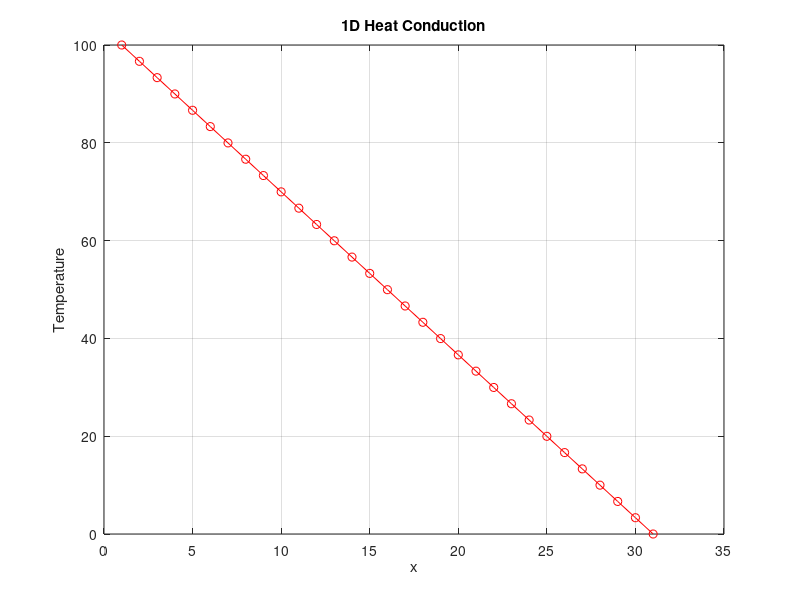

Reproduce this figure in MATLAB.
% Parameters
L = 0.75; dx = 0.025; dt = 0.00015;
K = 1; eps = 1e-4;
N = L/dx + 1;

% Initialization
T = zeros(1,N);
T(1) = 100;   % left end
T(N) = 0;     % right end

error = 1;

while error > eps
    T_old = T;

    for i = 2:N-1
        T(i) = T_old(i) + K*dt/dx^2 * ...
              (T_old(i+1) - 2*T_old(i) + T_old(i-1));
    end

    error = max(abs(T - T_old));
end

plot(T,'r-o'); grid on;
title('1D Heat Conduction');
xlabel('x'); ylabel('Temperature');
